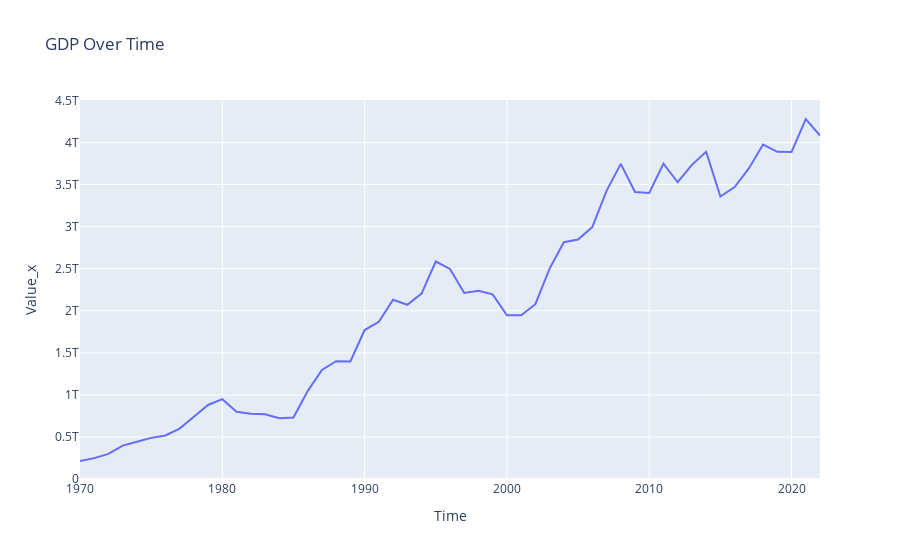

The cell this chart's notebook holds for it:
### Markdown cell above
RESULTS:

Our analysis reveals a robust positive correlation between GDP and inflation rate in Germany, with a correlation coefficient of 0.83. This suggests that as GDP growth accelerates, inflationary pressures tend to surge. This finding aligns with economic theory, as increased economic activity often leads to higher demand for goods and services, putting upward pressure on prices.

Our predictive model, utilizing past year GDP and inflation rate data, exhibits remarkable accuracy, with an R-squared of 0.95. This signifies that the model is able to explain a large proportion of the variation in future GDP values. The model's predictive performance holds significant implications for policymakers, businesses, and individuals seeking to anticipate future economic trends.

### Code cell
#Data Visualization
import plotly.express as px

fig = px.line(merged_data, x='Time', y='Value_x', title='GDP Over Time')
fig.show()

### Figure 1 — Plotly figure (JSON) as saved in the notebook; plotly's stock layout.template omitted (floating-point values rounded to 4 significant figures)
{"data": [{"hovertemplate": "Time=%{x}<br>Value_x=%{y}<extra></extra>", "legendgroup": "", "line": {"color": "#636efa", "dash": "solid"}, "marker": {"symbol": "circle"}, "mode": "lines", "name": "", "orientation": "v", "showlegend": false, "type": "scatter", "x": [1970, 1971, 1972, 1973, 1974, 1975, 1976, 1977, 1978, 1979, 1980, 1981, 1982, 1983, 1984, 1985, 1986, 1987, 1988, 1989, 1990, 1991, 1992, 1993, 1994, 1995, 1996, 1997, 1998, 1999, 2000, 2001, 2002, 2003, 2004, 2005, 2006, 2007, 2008, 2009, 2010, 2011, 2012, 2013, 2014, 2015, 2016, 2017, 2018, 2019, 2020, 2021, 2022], "xaxis": "x", "y": [215838000000, 249985000000, 299802000000, 398374000000, 445303000000, 490637000000, 519754000000, 600498000000, 740470000000, 881345000000, 950291000000, 800472000000, 776576000000, 770684000000, 725111000000, 732535000000, 1046260000000, 1298180000000, 1401230000000, 1398970000000, 1771670000000, 1868950000000, 2131570000000, 2071320000000, 2205070000000, 2585790000000, 2497240000000, 2211990000000, 2238990000000, 2194950000000, 1947980000000, 1945790000000, 2078480000000, 2501640000000, 2814350000000, 2846860000000, 2994700000000, 3425580000000, 3745260000000, 3411260000000, 3399670000000, 3749310000000, 3527140000000, 3733800000000, 3889090000000, 3357590000000, 3469850000000, 3690850000000, 3974440000000, 3889180000000, 3887730000000, 4278500000000, 4082470000000], "yaxis": "y"}], "layout": {"legend": {"tracegroupgap": 0}, "title": {"text": "GDP Over Time"}, "xaxis": {"anchor": "y", "domain": [0, 1], "title": {"text": "Time"}}, "yaxis": {"anchor": "x", "domain": [0, 1], "title": {"text": "Value_x"}}}}
